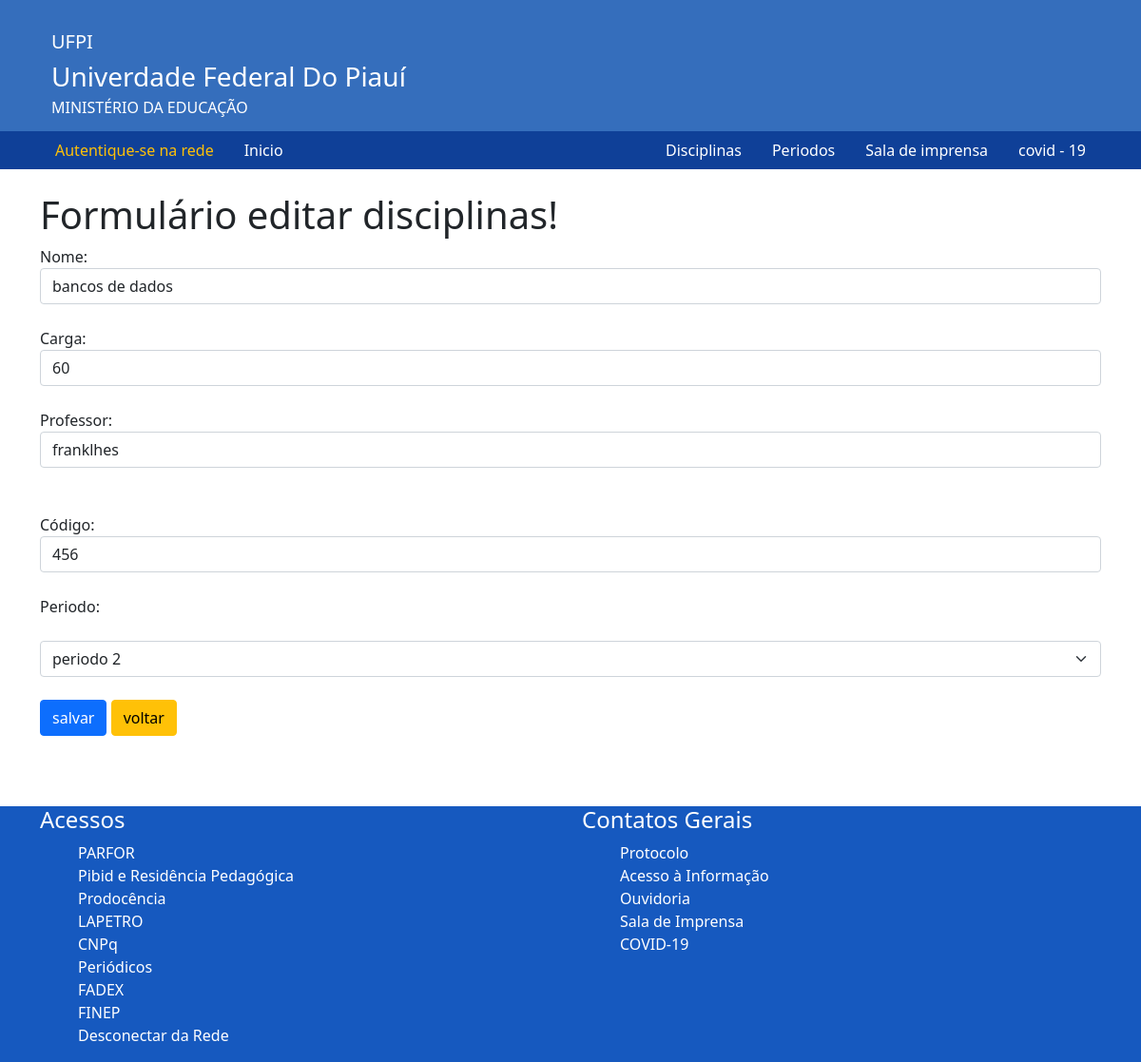
Page /prova003/formulario_editar.php?id=3 on the committed database.
### tables this page shows
CREATE TABLE `disciplinas` (
  `id` int(100) NOT NULL AUTO_INCREMENT,
  `nome` varchar(60) NOT NULL,
  `carga` int(4) NOT NULL,
  `professor` varchar(30) NOT NULL,
  `codigo` int(30) NOT NULL,
  `id_periodo` int(30) DEFAULT NULL,
  PRIMARY KEY (`id`)
);

### prova003/formulario_editar.php (the view, shortened to what this page needs)
    <!doctype html>
<html lang="pt-br">
  <head>
    <link href="https://cdn.jsdelivr.net/npm/bootstrap@5.1.1/dist/css/bootstrap.min.css" rel="stylesheet">
  </head>
  <body>
  <?php
    $id = $_GET["id"];
    $sql = "SELECT * from disciplinas where id='$id'";
    $sql = mysql_query($sql);
    $linha = mysql_fetch_array($sql);
  ?>
<div class="container">
    <h1>Formulário editar disciplinas!</h1>
    <form action="editar.php" method="POST">
      Nome: <br>
          <input type="text" placeholder="Digite o nome do curso aqui..." required name="nome" class="form-control" value="<?php echo $linha['nome'];?>" >
          <br>
          Carga: <br>
          <input type="number" name="carga" minlength="1" maxlength="3" class="form-control" placeholder="ex: 360 horas" value="<?php echo $linha['carga'];?>" required>
          <br>
          Professor: <br>
          <input type="text" name="professor" class="form-control" placeholder="Digite o nome do professor aqui..." value="<?php echo $linha['professor'];?>" required>
          <br>
          <br>
          Código: <br>
          <input type="number" placeholder="ex: 007" name="codigo" value="<?php echo $linha['codigo'];?>" required class="form-control">
          <br>
          Periodo: <br>
          <br>
           <select name="periodo" class="form-select" required>
            <?php
                 $mysql1 = "SELECT * FROM periodos";
                 $resultado = mysql_query($mysql1);
                 while($linha1 = mysql_fetch_array($resultado)){
                   if($linha1['id'] == $linha['id_periodo']){
                     echo "<option value='$linha1[id]' selected>$linha1[nome]</option>";
                   }else{
                     echo "<option value='$linha1[id]'>$linha1[nome]</option>";
                   }
                 }
            ?>
          </select>
          <br>
      <button type="submit" class="btn btn-primary">salvar</button>
      <a href="disciplinas.php" class="btn btn-warning">voltar</a>
    </form>
</div>
  </body>
</html>

### rows in the picture
disciplinas: nome "bancos de dados", carga "60", professor "franklhes", codigo "456"

### other values in the picture
form field periodo "periodo 2"
